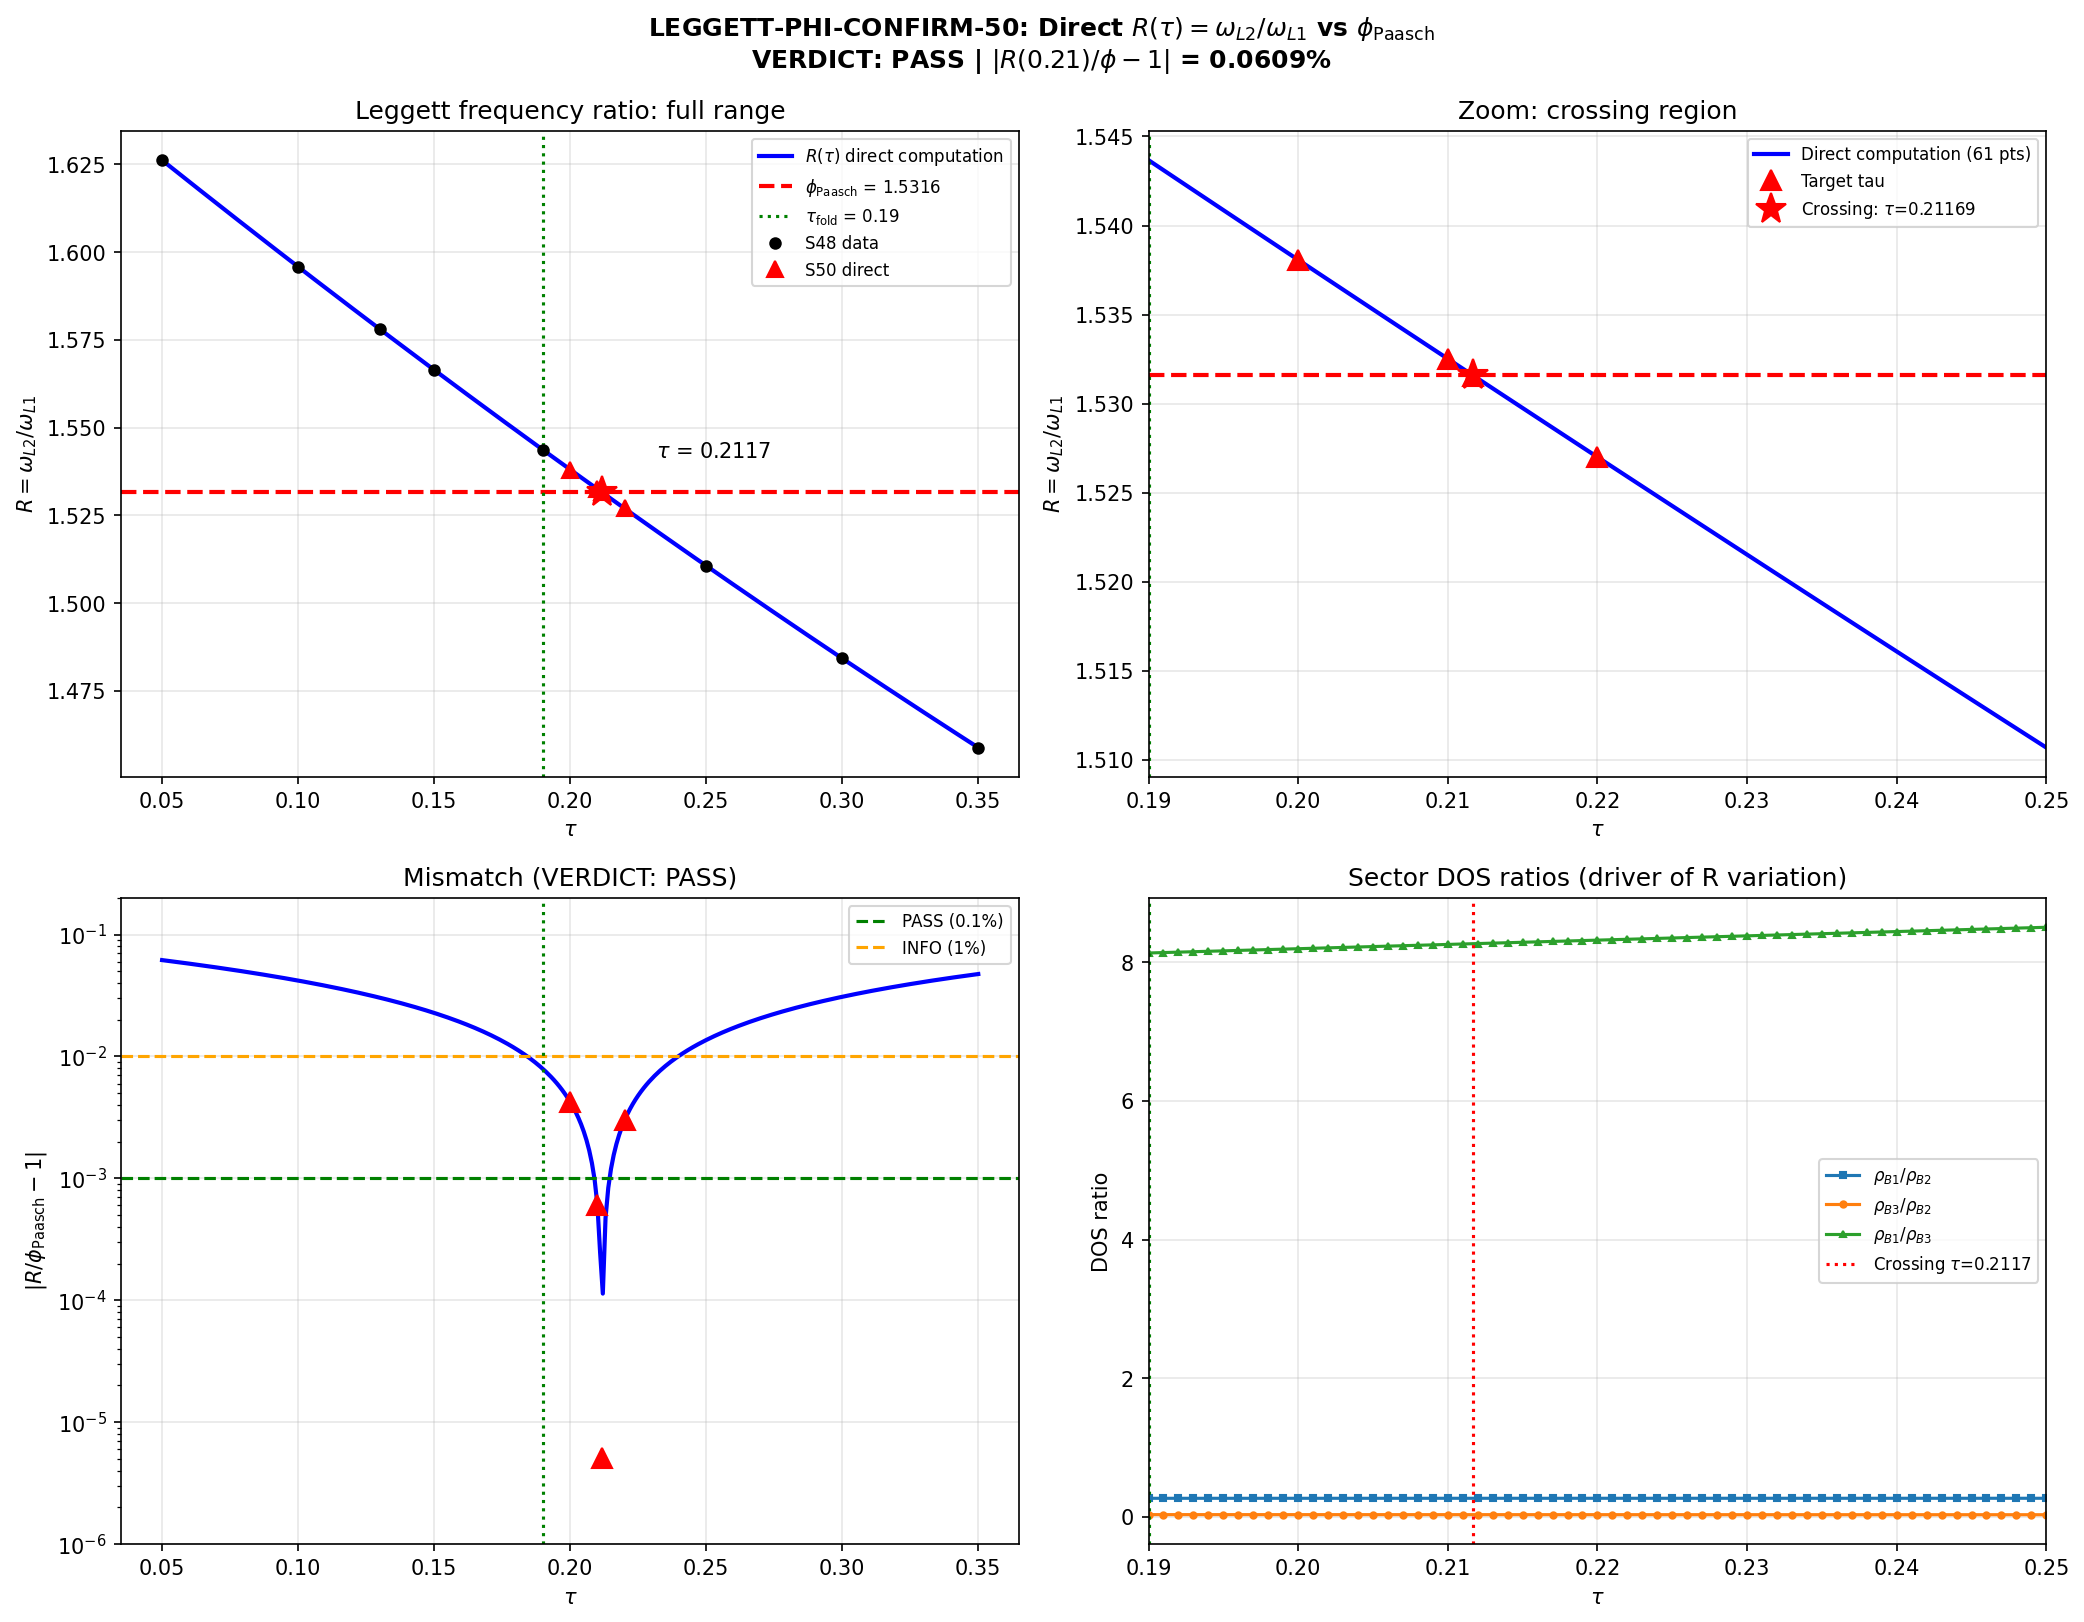

The script that saved this image:
#!/usr/bin/env python3
"""
Session 50: LEGGETT-PHI-CONFIRM-50 — Direct Leggett Ratio at tau ~ 0.21
========================================================================

Confirms or denies the S49 spline prediction that R(tau) = omega_L2/omega_L1
crosses phi_paasch = 1.531580 at tau = 0.2117.

S49 found:
  R(0.19) = 1.5437  (fold, 0.789% above phi_paasch)
  R(0.25) = 1.5107  (2.06% below phi_paasch)
  Spline crossing at tau = 0.2117

This script computes the Leggett eigenvalues DIRECTLY at tau = 0.20, 0.21,
0.2117, and 0.22, using the identical S48 pipeline:
  1. S46 CubicSpline interpolation for Delta_i(tau) and E_i(tau)
  2. S35 V_constrained for the Josephson coupling matrix
  3. S35 rho_i at fold, scaled by 1/E_i(tau) for tau-dependence
  4. Generalized eigenvalue problem: M v = omega^2 * diag(rho) * v
  5. R(tau) = omega_L2(tau) / omega_L1(tau)

Gate: LEGGETT-PHI-CONFIRM-50
  PASS: |R(0.21)/phi_paasch - 1| < 0.1%
  INFO: between 0.1% and 1%
  FAIL: |R(0.21)/phi_paasch - 1| > 1%

Author: Tesla-Resonance (Session 50)
"""

import sys
import os
sys.path.insert(0, os.path.dirname(os.path.abspath(__file__)))

import numpy as np
from scipy.interpolate import CubicSpline
from scipy.linalg import eigh
from scipy.optimize import brentq
import matplotlib
matplotlib.use('Agg')
import matplotlib.pyplot as plt

from canonical_constants import tau_fold, PI

SCRIPT_DIR = os.path.dirname(os.path.abspath(__file__))
phi_paasch = 1.531580  # Dirac eigenvalue ratio m_{(3,0)}/m_{(0,0)} from S12


# =============================================================================
#  LOAD S46 + S35 DATA (identical to S48 pipeline)
# =============================================================================

print("=" * 78)
print("SESSION 50: LEGGETT-PHI-CONFIRM-50")
print("Direct Leggett Ratio Computation at tau = 0.20, 0.21, 0.2117, 0.22")
print("=" * 78)

d46 = np.load(os.path.join(SCRIPT_DIR, 's46_qtheory_selfconsistent.npz'),
              allow_pickle=True)
d35 = np.load(os.path.join(SCRIPT_DIR, 's35_thouless_multiband.npz'),
              allow_pickle=True)
d48 = np.load(os.path.join(SCRIPT_DIR, 's48_leggett_mode.npz'),
              allow_pickle=True)

# V matrix (constrained, same as S48 primary)
V_constrained = d46['V_mat_constrained']

# S35 DOS at fold
rho_B1_fold = float(d35['rho_B1'])
rho_B2_fold = float(d35['rho_B2'])
rho_B3_fold = float(d35['rho_B3'])

# S46 cubic splines for gaps and energies
tau_s46 = d46['tau_scan']
cs_D1 = CubicSpline(tau_s46, d46['Delta_B1_sc'])
cs_D2 = CubicSpline(tau_s46, d46['Delta_B2_sc'])
cs_D3 = CubicSpline(tau_s46, d46['Delta_B3_sc'])
cs_E1 = CubicSpline(tau_s46, d46['E_B1_sc'])
cs_E2 = CubicSpline(tau_s46, d46['E_B2_sc'])
cs_E3 = CubicSpline(tau_s46, d46['E_B3_sc'])

print(f"\nS46 tau range: [{tau_s46[0]:.3f}, {tau_s46[-1]:.3f}] ({len(tau_s46)} points)")
print(f"S35 rho at fold: B1={rho_B1_fold:.4f}, B2={rho_B2_fold:.4f}, B3={rho_B3_fold:.4f}")
print(f"V_constrained:\n{V_constrained}")
print(f"phi_paasch = {phi_paasch}")


# =============================================================================
#  S48 PIPELINE: Josephson mass matrix + Leggett eigenvalue problem
# =============================================================================

def compute_dos_at_tau(tau):
    """DOS at tau via 1/E scaling from fold values (S48 'spline' method)."""
    rho_fold = np.array([rho_B1_fold, rho_B2_fold, rho_B3_fold])
    E_fold = np.array([
        float(cs_E1(tau_fold)),
        float(cs_E2(tau_fold)),
        float(cs_E3(tau_fold)),
    ])
    E_tau = np.array([
        float(cs_E1(tau)),
        float(cs_E2(tau)),
        float(cs_E3(tau)),
    ])
    return rho_fold * (E_fold / E_tau)


def josephson_mass_matrix(V_mat, Delta_vec):
    """3x3 Josephson phase stiffness matrix (identical to S48)."""
    n = len(Delta_vec)
    J = np.zeros((n, n))
    for i in range(n):
        for j in range(n):
            if i != j:
                J[i, j] = V_mat[i, j] * np.abs(Delta_vec[i]) * np.abs(Delta_vec[j])
    M = np.zeros((n, n))
    for i in range(n):
        M[i, i] = np.sum(J[i, :])
        for j in range(n):
            if i != j:
                M[i, j] = -J[i, j]
    return M, J


def leggett_at_tau(tau):
    """Compute Leggett frequencies at given tau. Returns dict of all quantities."""
    D1 = float(cs_D1(tau))
    D2 = float(cs_D2(tau))
    D3 = float(cs_D3(tau))
    Delta_vec = np.array([D1, D2, D3])

    rho_vec = compute_dos_at_tau(tau)
    M, J = josephson_mass_matrix(V_constrained, Delta_vec)

    # Generalized eigenvalue: M v = omega^2 * diag(rho) * v
    I_mat = np.diag(rho_vec)
    evals, evecs = eigh(M, I_mat)

    omega = np.zeros_like(evals)
    for i, ev in enumerate(evals):
        if ev > 1e-15:
            omega[i] = np.sqrt(ev)

    return {
        'tau': tau,
        'Delta': Delta_vec,
        'rho': rho_vec,
        'J_12': J[0, 1],
        'J_13': J[0, 2],
        'J_23': J[1, 2],
        'evals': evals,
        'omega_L1': omega[1],
        'omega_L2': omega[2],
        'R': omega[2] / omega[1] if omega[1] > 0 else np.nan,
        'evecs': evecs,
        'goldstone': evals[0],
    }


# =============================================================================
#  VALIDATION: Reproduce S48 data points
# =============================================================================

print("\n" + "-" * 78)
print("VALIDATION: Reproduce S48 coarse data")
print("-" * 78)

tau_s48 = d48['tau_scan']
oL1_s48 = d48['omega_L1_scan']
oL2_s48 = d48['omega_L2_scan']

max_rel_err_L1 = 0.0
max_rel_err_L2 = 0.0
for i, tau in enumerate(tau_s48):
    r = leggett_at_tau(tau)
    rel_L1 = abs(r['omega_L1'] - oL1_s48[i]) / oL1_s48[i]
    rel_L2 = abs(r['omega_L2'] - oL2_s48[i]) / oL2_s48[i]
    max_rel_err_L1 = max(max_rel_err_L1, rel_L1)
    max_rel_err_L2 = max(max_rel_err_L2, rel_L2)
    R_here = r['omega_L2'] / r['omega_L1']
    R_s48 = oL2_s48[i] / oL1_s48[i]
    print(f"  tau={tau:.2f}: L1={r['omega_L1']:.8f} (S48: {oL1_s48[i]:.8f}, err={rel_L1:.2e}), "
          f"L2={r['omega_L2']:.8f} (S48: {oL2_s48[i]:.8f}, err={rel_L2:.2e}), "
          f"R={R_here:.6f} (S48: {R_s48:.6f})")

print(f"\n  Max relative error: L1={max_rel_err_L1:.2e}, L2={max_rel_err_L2:.2e}")
validation_pass = max_rel_err_L1 < 1e-10 and max_rel_err_L2 < 1e-10
print(f"  Validation: {'PASS' if validation_pass else 'FAIL'}")

if not validation_pass:
    print("  WARNING: Cannot reproduce S48 data. Results may be unreliable.")


# =============================================================================
#  NEW COMPUTATION: tau = 0.20, 0.21, 0.2117, 0.22
# =============================================================================

print("\n" + "=" * 78)
print("NEW COMPUTATION: Leggett modes at tau = 0.20, 0.21, 0.2117, 0.22")
print("=" * 78)

tau_new = [0.20, 0.21, 0.2117, 0.22]
results_new = []

for tau in tau_new:
    r = leggett_at_tau(tau)
    results_new.append(r)
    mismatch = abs(r['R'] / phi_paasch - 1.0)
    print(f"\n  tau = {tau:.4f}:")
    print(f"    Delta = [{r['Delta'][0]:.6f}, {r['Delta'][1]:.6f}, {r['Delta'][2]:.6f}]")
    print(f"    rho   = [{r['rho'][0]:.6f}, {r['rho'][1]:.6f}, {r['rho'][2]:.6f}]")
    print(f"    J_12  = {r['J_12']:.8f},  J_23 = {r['J_23']:.8f},  J_12/J_23 = {r['J_12']/r['J_23']:.6f}")
    print(f"    omega_L1 = {r['omega_L1']:.8f}")
    print(f"    omega_L2 = {r['omega_L2']:.8f}")
    print(f"    R = omega_L2/omega_L1 = {r['R']:.10f}")
    print(f"    phi_paasch            = {phi_paasch:.10f}")
    print(f"    |R/phi - 1|           = {mismatch:.10f} ({mismatch*100:.6f}%)")
    print(f"    Goldstone eigenvalue  = {r['goldstone']:.2e}")


# =============================================================================
#  BRACKETING AND REFINED CROSSING
# =============================================================================

print("\n" + "=" * 78)
print("CROSSING ANALYSIS")
print("=" * 78)

# Build a dense direct-computation scan around the crossing region
tau_dense = np.linspace(0.19, 0.25, 61)
R_dense = np.zeros_like(tau_dense)
oL1_dense = np.zeros_like(tau_dense)
oL2_dense = np.zeros_like(tau_dense)

for i, tau in enumerate(tau_dense):
    r = leggett_at_tau(tau)
    R_dense[i] = r['R']
    oL1_dense[i] = r['omega_L1']
    oL2_dense[i] = r['omega_L2']

# Spline on the direct-computation dense scan
cs_R_direct = CubicSpline(tau_dense, R_dense)

# Find crossing with Brent
def R_minus_phi(tau):
    return cs_R_direct(tau) - phi_paasch

# Check for sign change
delta_dense = R_dense - phi_paasch
crossings = []
for i in range(len(delta_dense) - 1):
    if delta_dense[i] * delta_dense[i+1] < 0:
        tau_cross = brentq(R_minus_phi, tau_dense[i], tau_dense[i+1], xtol=1e-14)
        crossings.append(tau_cross)

if crossings:
    tau_cross = crossings[0]
    r_cross = leggett_at_tau(tau_cross)
    mismatch_cross = abs(r_cross['R'] / phi_paasch - 1.0)
    print(f"\n  Crossing found at tau = {tau_cross:.12f}")
    print(f"  R(tau_cross) = {r_cross['R']:.12f}")
    print(f"  phi_paasch   = {phi_paasch:.12f}")
    print(f"  |R/phi - 1|  = {mismatch_cross:.2e}")
    print(f"  S49 spline prediction: tau = 0.211686")
    print(f"  |tau_cross - tau_S49| = {abs(tau_cross - 0.211686):.6f}")
else:
    print("\n  No crossing found in [0.19, 0.25]")
    # Find closest approach
    idx_min = np.argmin(np.abs(delta_dense))
    print(f"  Closest approach: tau={tau_dense[idx_min]:.4f}, R={R_dense[idx_min]:.6f}, "
          f"|R/phi-1|={abs(R_dense[idx_min]/phi_paasch - 1.0)*100:.4f}%")


# =============================================================================
#  EXTENDED SCAN: Full range for plot context
# =============================================================================

tau_full = np.linspace(0.05, 0.35, 301)
R_full = np.zeros_like(tau_full)
for i, tau in enumerate(tau_full):
    r = leggett_at_tau(tau)
    R_full[i] = r['R']


# =============================================================================
#  GATE VERDICT
# =============================================================================

print("\n" + "=" * 78)
print("GATE: LEGGETT-PHI-CONFIRM-50")
print("=" * 78)

# Primary gate: R at tau = 0.21
r_021 = results_new[1]  # tau = 0.21
mismatch_021 = abs(r_021['R'] / phi_paasch - 1.0)

print(f"\n  R(0.21) = {r_021['R']:.10f}")
print(f"  phi_paasch = {phi_paasch:.10f}")
print(f"  |R(0.21)/phi - 1| = {mismatch_021:.10f} ({mismatch_021*100:.6f}%)")

if mismatch_021 < 0.001:
    verdict = "PASS"
    detail = f"|R(0.21)/phi - 1| = {mismatch_021*100:.4f}% < 0.1%"
elif mismatch_021 < 0.01:
    verdict = "INFO"
    detail = f"|R(0.21)/phi - 1| = {mismatch_021*100:.4f}%, between 0.1% and 1%"
else:
    verdict = "FAIL"
    detail = f"|R(0.21)/phi - 1| = {mismatch_021*100:.4f}% > 1%"

print(f"\n  VERDICT: {verdict}")
print(f"  {detail}")

# Additional context
print(f"\n  Bracket:")
r_020 = results_new[0]
r_022 = results_new[3]
r_02117 = results_new[2]
print(f"    R(0.20) = {r_020['R']:.10f}, |R/phi-1| = {abs(r_020['R']/phi_paasch-1)*100:.6f}%")
print(f"    R(0.21) = {r_021['R']:.10f}, |R/phi-1| = {mismatch_021*100:.6f}%")
print(f"    R(0.2117)= {r_02117['R']:.10f}, |R/phi-1| = {abs(r_02117['R']/phi_paasch-1)*100:.6f}%")
print(f"    R(0.22) = {r_022['R']:.10f}, |R/phi-1| = {abs(r_022['R']/phi_paasch-1)*100:.6f}%")
if crossings:
    print(f"    Refined crossing: tau = {tau_cross:.10f}")
    print(f"    S49 prediction:   tau = 0.2116857600")
    print(f"    Agreement:        delta_tau = {abs(tau_cross - 0.211686)*1000:.4f} x 10^-3")


# =============================================================================
#  STRUCTURAL ANALYSIS: What drives R(tau)?
# =============================================================================

print("\n" + "-" * 78)
print("STRUCTURAL ANALYSIS: Decomposition of R variation")
print("-" * 78)

# J_12/J_23 constancy check at new points
for r in results_new:
    ratio = r['J_12'] / r['J_23']
    print(f"  tau={r['tau']:.4f}: J_12/J_23 = {ratio:.8f}")

# DOS ratios
print(f"\n  DOS ratios at new tau values:")
for r in results_new:
    print(f"  tau={r['tau']:.4f}: rho_B1/rho_B2={r['rho'][0]/r['rho'][1]:.6f}, "
          f"rho_B3/rho_B2={r['rho'][2]/r['rho'][1]:.6f}, "
          f"rho_B1/rho_B3={r['rho'][0]/r['rho'][2]:.6f}")


# =============================================================================
#  dR/dtau AT CROSSING: Is the crossing robust?
# =============================================================================

print("\n" + "-" * 78)
print("ROBUSTNESS: dR/dtau at crossing region")
print("-" * 78)

dR_dtau = cs_R_direct(tau_dense, 1)
if crossings:
    slope_at_cross = float(cs_R_direct(tau_cross, 1))
    print(f"  dR/dtau at crossing (tau={tau_cross:.6f}) = {slope_at_cross:.6f}")
    # Sensitivity: what change in tau shifts R by 0.1%?
    delta_tau_01pct = 0.001 * phi_paasch / abs(slope_at_cross)
    print(f"  To shift R by 0.1% of phi: delta_tau = {delta_tau_01pct:.6f}")
    print(f"  The crossing is {'sharp' if abs(slope_at_cross) > 0.1 else 'gradual'} "
          f"(slope magnitude {abs(slope_at_cross):.4f})")


# =============================================================================
#  SAVE DATA
# =============================================================================

save_dict = {
    'gate_name': 'LEGGETT-PHI-CONFIRM-50',
    'gate_verdict': verdict,
    'gate_detail': detail,
    'phi_paasch': phi_paasch,

    # Primary gate result
    'R_021': r_021['R'],
    'mismatch_021': mismatch_021,

    # New tau points
    'tau_new': np.array(tau_new),
    'R_new': np.array([r['R'] for r in results_new]),
    'omega_L1_new': np.array([r['omega_L1'] for r in results_new]),
    'omega_L2_new': np.array([r['omega_L2'] for r in results_new]),
    'rho_B1_new': np.array([r['rho'][0] for r in results_new]),
    'rho_B2_new': np.array([r['rho'][1] for r in results_new]),
    'rho_B3_new': np.array([r['rho'][2] for r in results_new]),
    'J_12_new': np.array([r['J_12'] for r in results_new]),
    'J_23_new': np.array([r['J_23'] for r in results_new]),
    'Delta_B1_new': np.array([r['Delta'][0] for r in results_new]),
    'Delta_B2_new': np.array([r['Delta'][1] for r in results_new]),
    'Delta_B3_new': np.array([r['Delta'][2] for r in results_new]),

    # Dense scan
    'tau_dense': tau_dense,
    'R_dense': R_dense,

    # Full range
    'tau_full': tau_full,
    'R_full': R_full,

    # Crossing
    'has_crossing': bool(crossings),
    'tau_crossing_direct': np.array(crossings) if crossings else np.array([]),
    'tau_crossing_s49_spline': 0.211686,

    # Validation
    'validation_pass': validation_pass,
    'max_rel_err_L1': max_rel_err_L1,
    'max_rel_err_L2': max_rel_err_L2,
}

outpath = os.path.join(SCRIPT_DIR, 's50_leggett_phi_confirm.npz')
np.savez(outpath, **save_dict)
print(f"\nSaved: {outpath}")


# =============================================================================
#  PLOT
# =============================================================================

fig, axes = plt.subplots(2, 2, figsize=(14, 11))

# Panel 1: R(tau) full range with phi_paasch and new data
ax = axes[0, 0]
ax.plot(tau_full, R_full, 'b-', linewidth=2, label='$R(\\tau)$ direct computation')
ax.axhline(y=phi_paasch, color='red', linestyle='--', linewidth=2,
           label=f'$\\phi_{{\\mathrm{{Paasch}}}}$ = {phi_paasch:.4f}')
ax.axvline(x=tau_fold, color='green', linestyle=':', linewidth=1.5,
           label=f'$\\tau_{{\\rm fold}}$ = {tau_fold}')
# S48 coarse data
R_s48 = oL2_s48 / oL1_s48
ax.plot(tau_s48, R_s48, 'ko', markersize=5, label='S48 data', zorder=3)
# New data
tau_new_arr = np.array(tau_new)
R_new_arr = np.array([r['R'] for r in results_new])
ax.plot(tau_new_arr, R_new_arr, 'r^', markersize=8, label='S50 direct', zorder=4)
if crossings:
    ax.plot(tau_cross, phi_paasch, 'r*', markersize=15, zorder=5)
    ax.annotate(f'$\\tau$ = {tau_cross:.4f}', (tau_cross, phi_paasch),
                xytext=(tau_cross+0.02, phi_paasch+0.01), fontsize=10)
ax.set_xlabel('$\\tau$')
ax.set_ylabel('$R = \\omega_{L2}/\\omega_{L1}$')
ax.set_title('Leggett frequency ratio: full range')
ax.legend(fontsize=8)
ax.grid(True, alpha=0.3)

# Panel 2: Zoom near crossing
ax = axes[0, 1]
ax.plot(tau_dense, R_dense, 'b-', linewidth=2, label='Direct computation (61 pts)')
ax.axhline(y=phi_paasch, color='red', linestyle='--', linewidth=2)
ax.axvline(x=tau_fold, color='green', linestyle=':', linewidth=1.5)
ax.plot(tau_new_arr, R_new_arr, 'r^', markersize=10, zorder=4, label='Target tau')
if crossings:
    ax.plot(tau_cross, phi_paasch, 'r*', markersize=15, zorder=5,
            label=f'Crossing: $\\tau$={tau_cross:.5f}')
ax.set_xlabel('$\\tau$')
ax.set_ylabel('$R = \\omega_{L2}/\\omega_{L1}$')
ax.set_title('Zoom: crossing region')
ax.legend(fontsize=8)
ax.grid(True, alpha=0.3)
ax.set_xlim(0.19, 0.25)

# Panel 3: Mismatch (log scale)
ax = axes[1, 0]
mismatch_full = np.abs(R_full / phi_paasch - 1.0)
ax.semilogy(tau_full, mismatch_full, 'b-', linewidth=2)
mismatch_new = np.abs(R_new_arr / phi_paasch - 1.0)
ax.semilogy(tau_new_arr, mismatch_new, 'r^', markersize=10, zorder=4)
ax.axhline(y=0.001, color='green', linestyle='--', label='PASS (0.1%)')
ax.axhline(y=0.01, color='orange', linestyle='--', label='INFO (1%)')
ax.axvline(x=tau_fold, color='green', linestyle=':', linewidth=1.5)
ax.set_xlabel('$\\tau$')
ax.set_ylabel('$|R/\\phi_{\\mathrm{Paasch}} - 1|$')
ax.set_title(f'Mismatch (VERDICT: {verdict})')
ax.legend(fontsize=8)
ax.grid(True, alpha=0.3)
ax.set_ylim(1e-6, 0.2)

# Panel 4: DOS ratios driving R
ax = axes[1, 1]
rho_B1_full = np.array([leggett_at_tau(t)['rho'][0] for t in tau_dense])
rho_B2_full = np.array([leggett_at_tau(t)['rho'][1] for t in tau_dense])
rho_B3_full = np.array([leggett_at_tau(t)['rho'][2] for t in tau_dense])
ax.plot(tau_dense, rho_B1_full / rho_B2_full, 's-', markersize=3, label='$\\rho_{B1}/\\rho_{B2}$')
ax.plot(tau_dense, rho_B3_full / rho_B2_full, 'o-', markersize=3, label='$\\rho_{B3}/\\rho_{B2}$')
ax.plot(tau_dense, rho_B1_full / rho_B3_full, '^-', markersize=3, label='$\\rho_{B1}/\\rho_{B3}$')
ax.axvline(x=tau_fold, color='green', linestyle=':', linewidth=1.5)
if crossings:
    ax.axvline(x=tau_cross, color='red', linestyle=':', linewidth=1.5, label=f'Crossing $\\tau$={tau_cross:.4f}')
ax.set_xlabel('$\\tau$')
ax.set_ylabel('DOS ratio')
ax.set_title('Sector DOS ratios (driver of R variation)')
ax.legend(fontsize=8)
ax.grid(True, alpha=0.3)
ax.set_xlim(0.19, 0.25)

fig.suptitle(f'LEGGETT-PHI-CONFIRM-50: Direct $R(\\tau) = \\omega_{{L2}}/\\omega_{{L1}}$ vs $\\phi_{{\\mathrm{{Paasch}}}}$\n'
             f'VERDICT: {verdict} | $|R(0.21)/\\phi - 1|$ = {mismatch_021*100:.4f}%',
             fontsize=12, fontweight='bold')
plt.tight_layout()

plotpath = os.path.join(SCRIPT_DIR, 's50_leggett_phi_confirm.png')
fig.savefig(plotpath, dpi=150, bbox_inches='tight')
print(f"Saved: {plotpath}")
plt.close()

print("\n" + "=" * 78)
print(f"FINAL VERDICT: LEGGETT-PHI-CONFIRM-50 = {verdict}")
print(f"  {detail}")
print("=" * 78)
